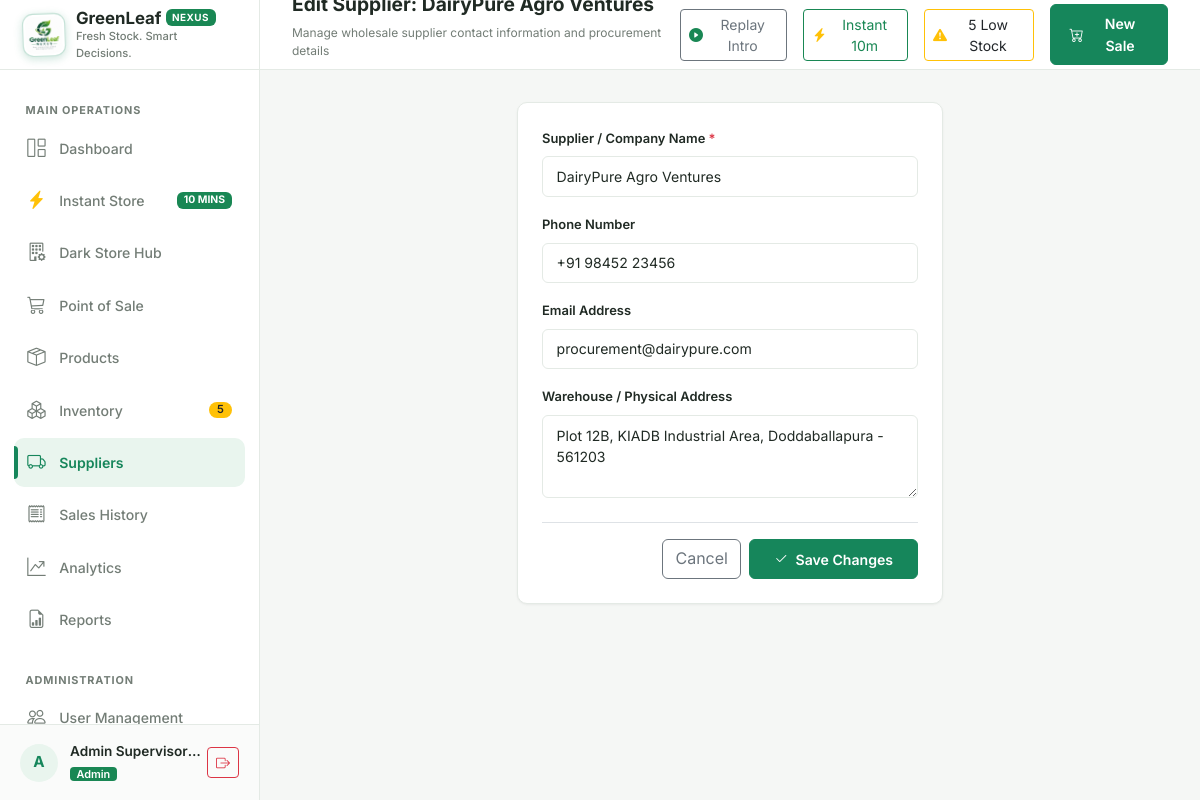
The page /suppliers/2/edit (signed in) on the database its author committed.
### models/user.py (models this page shows, shortened)
class User(UserMixin, db.Model):
    __tablename__ = "users"
    user_id = db.Column(db.Integer, primary_key=True, autoincrement=True)
    username = db.Column(db.String(50), unique=True, nullable=False, index=True)
    full_name = db.Column(db.String(100), nullable=False)
    password_hash = db.Column(db.String(255), nullable=False)
    role = db.Column(db.String(20), nullable=False, default="cashier")  # 'admin' or 'cashier'
    is_active = db.Column(db.Boolean, default=True, nullable=False)
    created_at = db.Column(db.DateTime, default=datetime.utcnow, nullable=False)
    sales = db.relationship("Sale", back_populates="cashier", lazy="dynamic")
    movements = db.relationship("InventoryMovement", back_populates="user", lazy="dynamic")
    audit_logs = db.relationship("AuditLog", back_populates="user", lazy="dynamic")
    @property
    def is_admin(self):
        return self.role == "admin"

### models/supplier.py (models this page shows, shortened)
class Supplier(db.Model):
    __tablename__ = "suppliers"
    supplier_id = db.Column(db.Integer, primary_key=True, autoincrement=True)
    name = db.Column(db.String(100), nullable=False, index=True)
    phone = db.Column(db.String(30), nullable=True)
    email = db.Column(db.String(100), nullable=True)
    address = db.Column(db.Text, nullable=True)
    created_at = db.Column(db.DateTime, default=datetime.utcnow, nullable=False)
    products = db.relationship("Product", back_populates="supplier", lazy="dynamic")

### routes/suppliers.py (the view, shortened to what this page needs)
@suppliers_bp.route("/<int:supplier_id>/edit", methods=["GET", "POST"])
@login_required
@admin_required
def edit(supplier_id):
    supplier = Supplier.query.get_or_404(supplier_id)
    return render_template("suppliers/form.html", is_edit=True, supplier=supplier)

### routes/auth.py (called while the page is built)
def admin_required(f):
    @wraps(f)
    def decorated_function(*args, **kwargs):
        if not current_user.is_authenticated:
            return redirect(url_for("auth.login", next=request.url))
        if not current_user.is_admin:
            flash("Access denied: Administrator privileges required.", "danger")
            return abort(403)
        return f(*args, **kwargs)
    return decorated_function

### templates/suppliers/form.html (shortened to what this page needs)
{% extends "base.html" %}
{% block page_subtitle %}Manage wholesale supplier contact information and procurement details{% endblock %}
{% block content %}
<div class="row justify-content-center">
  <div class="col-12 col-md-8 col-lg-6">
    <div class="card-custom">
      <form method="POST" action="{% if is_edit %}{{ url_for('suppliers.edit', supplier_id=supplier.supplier_id) }}{% else %}{{ url_for('suppliers.create') }}{% endif %}">
        <div class="mb-3">
          <label for="name" class="form-label small fw-semibold">Supplier / Company Name <span class="text-danger">*</span></label>
          <input type="text" class="form-control form-control-custom" id="name" name="name" value="{{ supplier.name or '' }}" placeholder="e.g. FreshFields Farm Organics" required>
        </div>
        <div class="mb-3">
          <label for="phone" class="form-label small fw-semibold">Phone Number</label>
          <input type="text" class="form-control form-control-custom" id="phone" name="phone" value="{{ supplier.phone or '' }}" placeholder="e.g. +91 98765 43210">
        </div>
        <div class="mb-3">
          <label for="email" class="form-label small fw-semibold">Email Address</label>
          <input type="email" class="form-control form-control-custom" id="email" name="email" value="{{ supplier.email or '' }}" placeholder="e.g. orders@freshfields.com">
        </div>
        <div class="mb-4">
          <label for="address" class="form-label small fw-semibold">Warehouse / Physical Address</label>
          <textarea class="form-control form-control-custom" id="address" name="address" rows="3" placeholder="Street, City, State, PIN...">{{ supplier.address or '' }}</textarea>
        </div>
        <div class="d-flex justify-content-end gap-2 pt-3 border-top">
          <a href="{{ url_for('suppliers.index') }}" class="btn btn-outline-secondary">Cancel</a>
          <button type="submit" class="btn btn-green px-4">
            <i class="bi bi-check2 me-1"></i> {% if is_edit %}Save Changes{% else %}Add Supplier{% endif %}
          </button>
        </div>
      </form>
    </div>
  </div>
</div>
{% endblock %}

### templates/base.html (shortened to what this page needs)
<!DOCTYPE html>
<html lang="en">
<head>
  <link href="https://cdn.jsdelivr.net/npm/bootstrap@5.3.3/dist/css/bootstrap.min.css" rel="stylesheet">
  <link href="https://cdn.jsdelivr.net/npm/bootstrap-icons@1.11.3/font/bootstrap-icons.min.css" rel="stylesheet">
  <link href="{{ url_for('static', filename='css/style.css') }}" rel="stylesheet">
</head>
<body>
<div class="app-container">
  <aside class="app-sidebar" id="appSidebar">
    <a href="{{ url_for('dashboard.index') if current_user.is_authenticated and current_user.is_admin else url_for('pos.index') }}" class="brand-section text-decoration-none">
      <img src="{{ url_for('static', filename='img/greenleaf-nexus-logo.png') }}" alt="GreenLeaf Nexus Official Logo" class="brand-logo-img">
      <div class="brand-text">
        <h1 class="d-flex align-items-center gap-1 mb-0">
          GreenLeaf <span class="badge bg-success text-white fw-bold" style="font-size: 0.62rem; letter-spacing: 0.5px;">NEXUS</span>
        </h1>
        <p class="mb-0">{{ STORE_TAGLINE }}</p>
      </div>
    </a>
    <nav class="sidebar-nav">
      <div class="nav-section-title">Main Operations</div>
      {% if current_user.is_authenticated and current_user.is_admin %}
      <a href="{{ url_for('dashboard.index') }}" class="nav-link-custom {% if request.endpoint == 'dashboard.index' %}active{% endif %}">
        <i class="bi bi-grid-1x2"></i>
        <span>Dashboard</span>
      </a>
      {% endif %}
      <a href="{{ url_for('express.store') }}" class="nav-link-custom {% if request.endpoint and request.endpoint.startswith('express.store') %}active{% endif %}">
        <i class="bi bi-lightning-charge-fill text-warning"></i>
        <span>Instant Store</span>
        <span class="badge bg-success ms-auto" style="font-size: 0.65rem;">10 MINS</span>
      </a>
      {% if current_user.is_authenticated and current_user.is_admin %}
      <a href="{{ url_for('express.picker_console') }}" class="nav-link-custom {% if request.endpoint and request.endpoint.startswith('express.picker') %}active{% endif %}">
        <i class="bi bi-building-gear"></i>
        <span>Dark Store Hub</span>
      </a>
      {% endif %}
      <a href="{{ url_for('pos.index') }}" class="nav-link-custom {% if request.endpoint and request.endpoint.startswith('pos.') %}active{% endif %}">
        <i class="bi bi-cart3"></i>
        <span>Point of Sale</span>
      </a>
      {% if current_user.is_authenticated and current_user.is_admin %}
      <a href="{{ url_for('products.index') }}" class="nav-link-custom {% if request.endpoint and request.endpoint.startswith('products.') %}active{% endif %}">
        <i class="bi bi-box-seam"></i>
        <span>Products</span>
      </a>
      <a href="{{ url_for('inventory.index') }}" class="nav-link-custom {% if request.endpoint and request.endpoint.startswith('inventory.') %}active{% endif %}">
        <i class="bi bi-boxes"></i>
        <span>Inventory</span>
        {% if LOW_STOCK_GLOBAL_COUNT > 0 %}
          <span class="badge bg-warning text-dark sidebar-badge">{{ LOW_STOCK_GLOBAL_COUNT }}</span>
        {% endif %}
      </a>
      <a href="{{ url_for('suppliers.index') }}" class="nav-link-custom {% if request.endpoint and request.endpoint.startswith('suppliers.') %}active{% endif %}">
        <i class="bi bi-truck"></i>
        <span>Suppliers</span>
      </a>
      {% endif %}
      <a href="{{ url_for('sales.index') }}" class="nav-link-custom {% if request.endpoint and request.endpoint.startswith('sales.') %}active{% endif %}">
        <i class="bi bi-receipt"></i>
        <span>Sales History</span>
      </a>
      {% if current_user.is_authenticated and current_user.is_admin %}
      <a href="{{ url_for('analytics.index') }}" class="nav-link-custom {% if request.endpoint and request.endpoint.startswith('analytics.') %}active{% endif %}">
        <i class="bi bi-graph-up-arrow"></i>
        <span>Analytics</span>
      </a>
      <a href="{{ url_for('reports.index') }}" class="nav-link-custom {% if request.endpoint and request.endpoint.startswith('reports.') %}active{% endif %}">
        <i class="bi bi-file-earmark-bar-graph"></i>
        <span>Reports</span>
      </a>
      <div class="nav-section-title mt-3">Administration</div>
      <a href="{{ url_for('users.index') }}" class="nav-link-custom {% if request.endpoint and request.endpoint.startswith('users.') %}active{% endif %}">
        <i class="bi bi-people"></i>
        <span>User Management</span>
      </a>
      {% endif %}
    </nav>
    <div class="user-profile-widget">
      <div class="user-avatar">
        {{ current_user.full_name[:1].upper() if current_user.is_authenticated else 'G' }}
      </div>
      <div class="user-info-text">
        <div class="user-name">{{ current_user.full_name if current_user.is_authenticated else 'Guest' }}</div>
        <span class="user-role-badge {% if current_user.is_authenticated and current_user.is_admin %}badge bg-success{% else %}badge bg-secondary{% endif %}">
          {{ current_user.role if current_user.is_authenticated else 'Visitor' }}
        </span>
      </div>
      <a href="{{ url_for('auth.logout') }}" class="btn btn-sm btn-outline-danger ms-1" title="Log Out">
        <i class="bi bi-box-arrow-right"></i>
      </a>
    </div>
  </aside>
  <div class="main-wrapper">
    <header class="app-topbar">
      <div class="d-flex align-items-center gap-3">
        <div class="topbar-title-section">
          <h2>{% block page_title %}Overview{% endblock %}</h2>
          <p>{% block page_subtitle %}Real-time store management and inventory surveillance{% endblock %}</p>
        </div>
      </div>
      <div class="topbar-actions">
        <button type="button" class="btn btn-sm btn-outline-secondary d-none d-md-inline-flex align-items-center gap-1" id="btnReplayIntro" title="Replay 'Welcome to GreenLeaf Nexus' Framer Page Transition">
          <i class="bi bi-play-circle-fill text-success"></i>
          <span>Replay Intro</span>
        </button>
        <a href="{{ url_for('express.store') }}" class="btn btn-sm btn-outline-success d-inline-flex align-items-center gap-1">
          <i class="bi bi-lightning-charge-fill text-warning"></i>
          <span class="d-none d-sm-inline">Instant 10m</span>
        </a>
        {% if LOW_STOCK_GLOBAL_COUNT > 0 and current_user.is_authenticated and current_user.is_admin %}
        <a href="{{ url_for('inventory.index', filter='low_stock') }}" class="btn btn-sm btn-outline-warning text-dark d-none d-md-inline-flex align-items-center gap-1" title="Low stock products require attention">
          <i class="bi bi-exclamation-triangle-fill text-warning"></i>
          <span>{{ LOW_STOCK_GLOBAL_COUNT }} Low Stock</span>
        </a>
        {% endif %}
        <a href="{{ url_for('pos.index') }}" class="btn btn-sm btn-green d-flex align-items-center gap-2">
          <i class="bi bi-cart-plus"></i>
          <span class="d-none d-sm-inline">New Sale</span>
        </a>
      </div>
    </header>
    <main class="content-body">
      {% block content %}{% endblock %}
    </main>
  </div>
</div>
</body>
</html>

### rows shown on the page
User: is_active+full_name "A", is_active+full_name "Admin Supervisor…", is_active+role "Admin"
Supplier: name "DairyPure Agro Ventures", phone "+91 98452 23456", email "procurement@dairypure.com", address "Plot 12B, KIADB Industrial Area, Doddaballapura - 561203"

### other values the page prints
{{ STORE_TAGLINE }} "Fresh Stock. Smart Decisions."
{{ LOW_STOCK_GLOBAL_COUNT }} "5"
